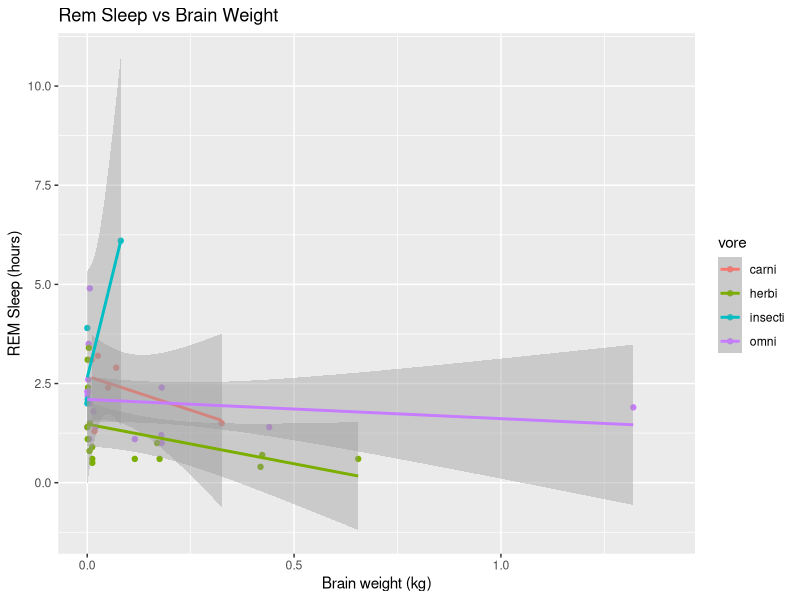
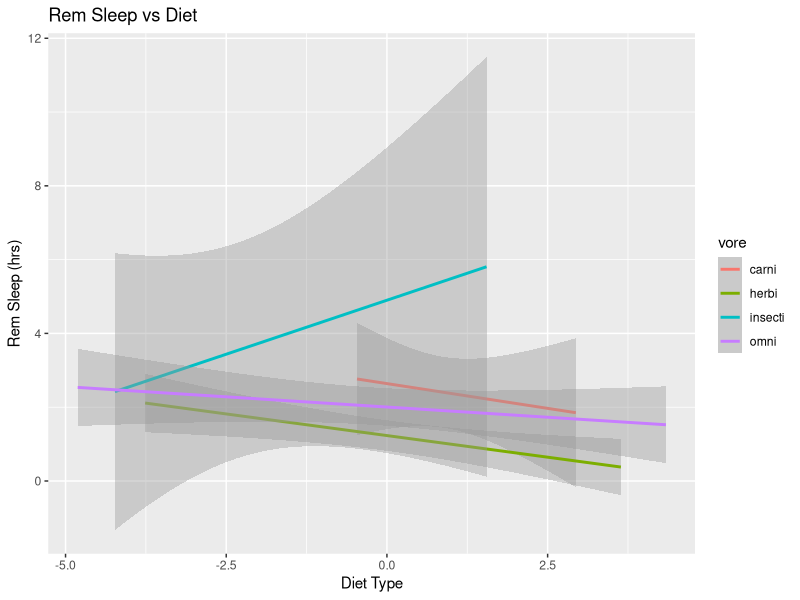
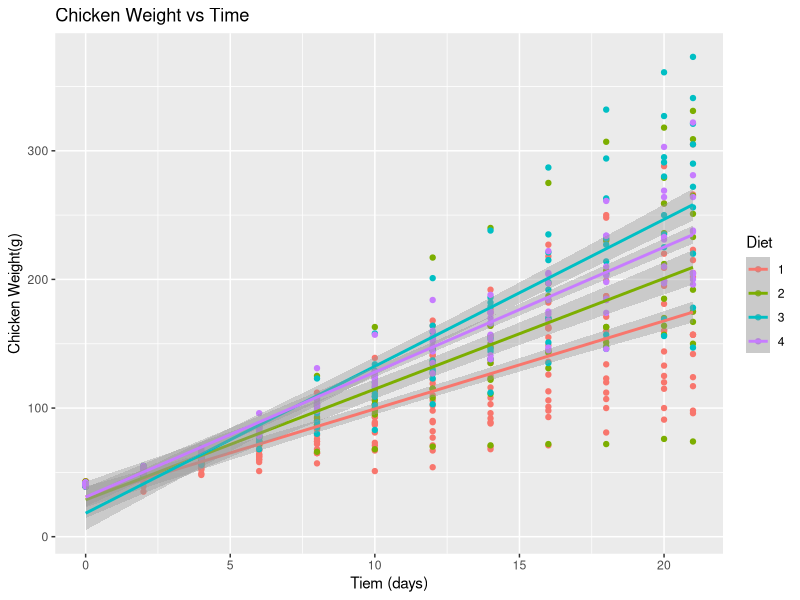
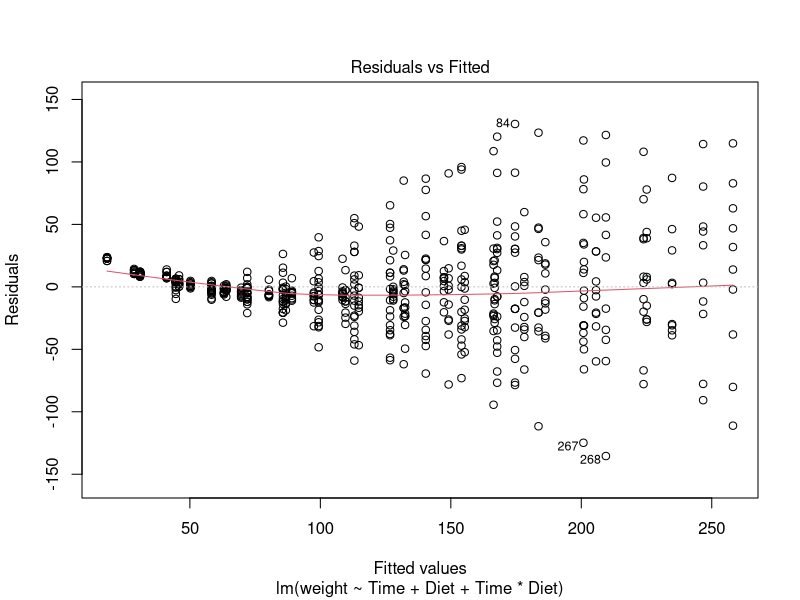
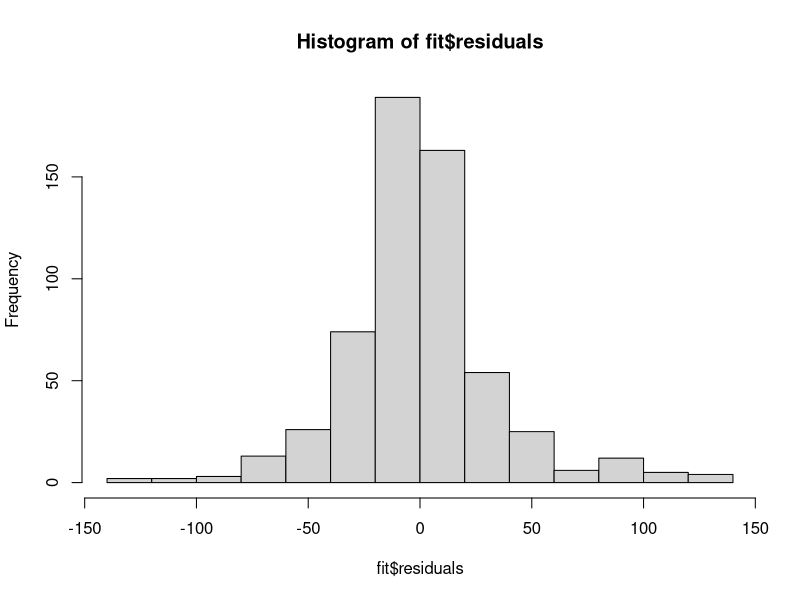
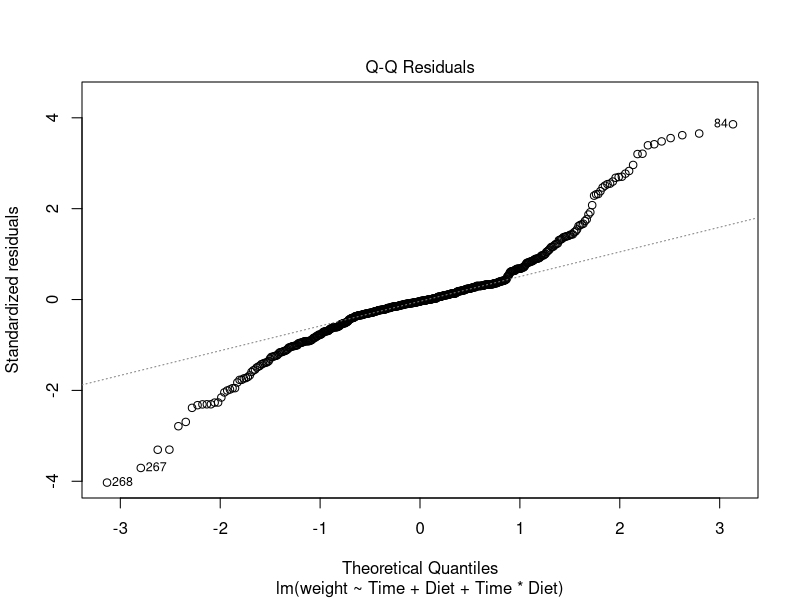

These charts were generated, in order, by the following R code:
## ---- chunk 1
knitr::opts_chunk$set(echo = TRUE, eval = TRUE, fig.align = "center", warning = F, message = F, R.options=list(max.print=100))

# Edit the file starting below

library(tidyverse)
## ---- chunk 2
library(ggplot2)
# Fit a multiple linear regression model with both predictors
fit <- lm(sleep_rem ~ brainwt + vore + brainwt*vore, data = msleep)
mySleep <- msleep
summary(fit)

## ---- chunk 3
yInsectivore <- 2.68511 - 3.42607 - 0.04121 + 46.01707 # if animal is an insectivore
yHerbivore <- 2.68511 - 3.42607 - 1.20881 + 1.42876 # if animal isa herbivore
yCarnivore <- 2.68511 - 3.42607  # if animal is a carnivore
yOmnivore <- 2.68511 - 3.42607 - 0.58505 + 2.94134
diffInsectiOmni <- yInsectivore - yOmnivore
diffInsectiCarni <- yInsectivore - yCarnivore
diffInsectiHerbi <- yInsectivore - yHerbivore
## ---- chunk 4
mySleep$brainwt <- mySleep$brainwt - mean(mySleep$brainwt,na.rm = TRUE)
fit <- lm(sleep_rem ~ brainwt + vore + brainwt*vore, data = mySleep)
summary(fit)

## ---- chunk 5
mySleep <- msleep
mySleep <- mySleep[!is.na(mySleep$vore),]
ggplot(mySleep,aes(y=sleep_rem,x=brainwt,color=vore)) + 
  geom_point() + xlim(0,1.4) + geom_smooth(method = "lm") + xlab("Brain weight (kg)") + ylab("REM Sleep (hours)") + ggtitle("Rem Sleep vs Brain Weight")
print(mean(mySleep$brainwt,na.rm = TRUE))
## ---- chunk 6
mySleep <- msleep
mySleep$brainwt <- log(mySleep$brainwt)
mySleep$brainwt <- mySleep$brainwt - mean(mySleep$brainwt,na.rm = TRUE)
fit <- lm(sleep_rem ~ brainwt + vore + brainwt*vore, data = mySleep)
summary(fit)

## ---- chunk 7
mySleep <- msleep
mySleep$brainwt <- log(mySleep$brainwt)
mySleep$brainwt <- mySleep$brainwt - mean(mySleep$brainwt,na.rm = TRUE)
mySleep %>% drop_na(vore) %>% ggplot(aes(brainwt,sleep_rem))+ geom_smooth(aes(col=vore),method="lm") + ggtitle("Rem Sleep vs Diet") + xlab("Diet Type") + ylab("Rem Sleep (hrs)")
## ---- chunk 8
ggplot(data=ChickWeight,aes(x=`Time`,y=`weight`,color = Diet)) + geom_point(size=1.5)+ggtitle("Chicken Weight vs Time") + labs(y="Chicken Weight(g)",x="Tiem (days)") + geom_smooth(method = "lm",aes(color = Diet)) 
## ---- chunk 9
fit <- lm(weight ~ Time + Diet + Time*Diet, data = ChickWeight)
summary(fit)
## ---- chunk 10
# Residuals vs Fitted values plot
plot(fit, which = 1)
# Histogram of residuals
hist(fit$residuals)
# Q-Q plot for the residuals
plot(fit, which = 2)
## ---- chunk 11
shapiro.test(fit$residuals)
# Kolmogorov-Smirnov test
# H0: normality
ks.test(fit$residuals, "pnorm", mean=0, sd(fit$residuals))
## ---- chunk 12
library(sandwich);
# Install a new package
# install.packages("lmtest")
library(lmtest)

# Breusch-Pagan test
# H0: homoscedasticity
bptest(fit) 
## ---- chunk 13
# your code goes here (make sure to add comments)
## ---- chunk 14
# your code goes here (make sure to add comments)
## ---- chunk 15
## DO NOT DELETE THIS BLOCK!
Sys.info()
